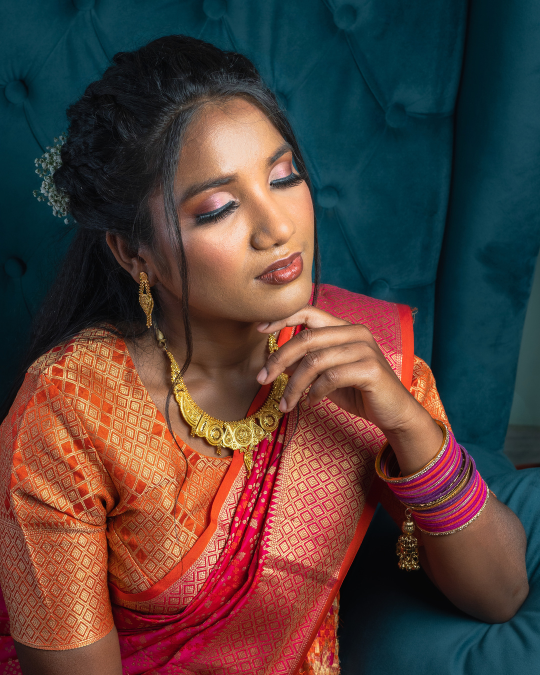
#> input picture image/insta-post-1080x1350.jpg, 1080 x 1350 px (shown at 1/2 size)
$ python glow.py insta-post-1080x1350.jpg insta-post-glow-1080x1350.jpg
#> lines starting #> are read from the running program, lines starting #| are printed output that depends on the picture; after the words box and inside, x2 and y2 are one past the last pixel; in counts of white or black regions, pixels touching at a corner belong together
"""Dewy-skin pass on top of relit.jpg:
 - soften skin (edge-preserving guided filter) while adding fine texture back
 - luminous sheen grown from the photo's own highlights (forehead, nose, cheekbones, chin)
 - glossy, softer lips
Eyes, brows, lashes, hair, jewellery and clothes are masked out."""
import sys
import cv2
import numpy as np

src, dst = sys.argv[1], sys.argv[2]
SOFT, DETAIL, GLOW, LIPGLOSS = 0.9, 0.5, 0.65, 0.75
if len(sys.argv) > 3:
    SOFT, DETAIL, GLOW, LIPGLOSS = map(float, sys.argv[3:7])

bgr = cv2.imread(src).astype(np.float32) / 255.0
H, W = bgr.shape[:2]
#> H = 1350; W = 1080
yy, xx = np.mgrid[0:H, 0:W].astype(np.float32)

def ell(cx, cy, sx, sy, ang=-25, feather=0.35):
    a = np.deg2rad(ang)
    dx, dy = xx - cx, yy - cy
    u = dx * np.cos(a) + dy * np.sin(a)
    v = -dx * np.sin(a) + dy * np.cos(a)
    r = np.sqrt((u / sx) ** 2 + (v / sy) ** 2)
    return np.clip((1 - r) / feather, 0, 1)

def blur(x, s):
    return cv2.GaussianBlur(x, (0, 0), s)

def guided(I, p, r, eps):
    k = (2 * r + 1, 2 * r + 1)
    mI, mp = cv2.blur(I, k), cv2.blur(p, k)
    cov = cv2.blur(I * p, k) - mI * mp
    var = cv2.blur(I * I, k) - mI * mI
    a = cov / (var + eps)
    b = mp - a * mI
    return cv2.blur(a, k) * I + cv2.blur(b, k)

# ---------- masks ----------
hsv = cv2.cvtColor((bgr * 255).astype(np.uint8), cv2.COLOR_BGR2HSV).astype(np.float32)
h, s, v = hsv[..., 0] * 2, hsv[..., 1] / 255, hsv[..., 2] / 255
skin_col = ((h > 4) & (h < 38) & (s > 0.10) & (s < 0.70) & (v > 0.22)).astype(np.float32)
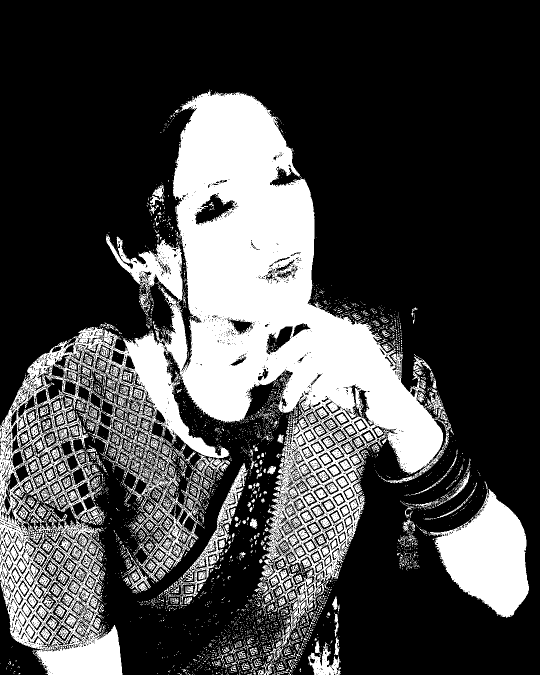
#> skin_col: shape (1350, 1080) float32 (shown at 1/2 size); values 0 (black) and 1 (white), 27.5% white; 3636 white regions (3165 under 20 px), largest, box (x1, y1, x2, y2) and area: (0, 179, 908, 1350) 303361, (856, 978, 1058, 1236) 28473, (357, 926, 498, 1209) 4558
region = np.maximum.reduce([
    ell(2080, 1560, 700, 900, -25, 0.15),      # face
    ell(2150, 2550, 520, 420, 0, 0.3),         # neck / chest
    ell(2750, 2550, 650, 350, -30, 0.3),       # hand
    ell(3550, 3550, 450, 900, -10, 0.3),       # forearm
])
eyes = np.maximum(ell(1840, 1440, 260, 140, -25, 0.5), ell(2320, 1250, 260, 140, -25, 0.5))
lips = ell(2275, 1925, 300, 125, -22, 0.45)
skin = skin_col * region * (1 - eyes) * (1 - lips)
#> skin: shape (1350, 1080) float32; every value is 0
skin = cv2.morphologyEx(skin, cv2.MORPH_OPEN, np.ones((5, 5), np.uint8))
skin = blur(skin, 6)

# ---------- 1. soft skin, texture kept ----------
fine = bgr - blur(bgr, 1.4)                      # pores / freckles / product texture
smooth = np.dstack([guided(bgr[..., c], bgr[..., c], 14, 0.0015) for c in range(3)])
soft = smooth + DETAIL * fine
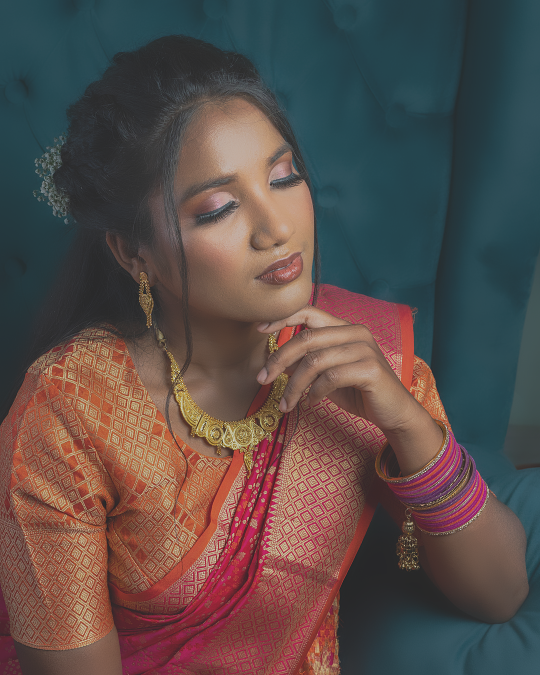
#> soft: shape (1350, 1080, 3) float32 (shown at 1/2 size); mean B, G, R 0.236, 0.252, 0.328; drawn with min black and max white
out = bgr + (soft - bgr) * (skin * SOFT)[..., None]

# ---------- 2. dewy glow from the photo's own highlights ----------
Y = 0.114 * out[..., 0] + 0.587 * out[..., 1] + 0.299 * out[..., 2]
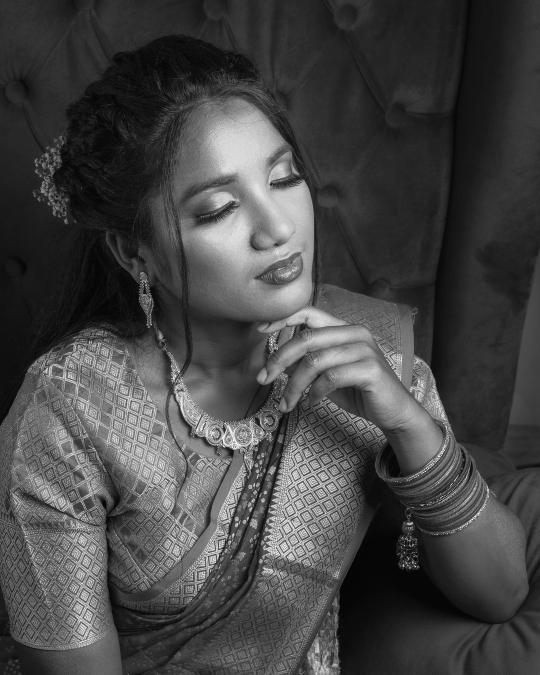
#> Y: shape (1350, 1080) float32 (shown at 1/2 size); min 0.000894, max 1, mean 0.273
# (a) luminous high planes: brightness gain that keeps hue + saturation (skin tone stays rich)
hi = np.clip((Y - 0.50) / 0.40, 0, 1) ** 1.6 * skin
# areas that are already near-white get less extra light, so their texture survives
already = 1 - np.clip((blur(Y, 10) - 0.72) / 0.18, 0, 1) * 0.75
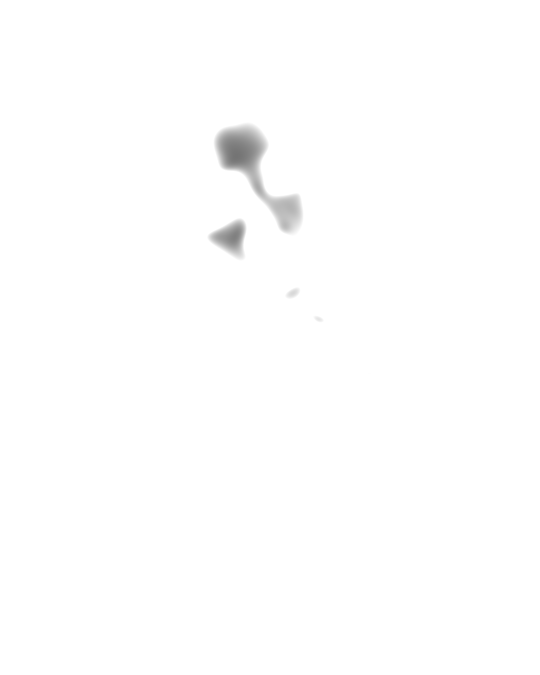
#> already: shape (1350, 1080) float32 (shown at 1/2 size); min 0.456, max 1, mean 0.996
sheen = (0.5 * blur(hi, 14) + 0.5 * blur(hi, 45)) * already
lum = out * (1 + GLOW * 0.55 * sheen)[..., None]
m = lum.max(axis=2, keepdims=True)                # roll off instead of clipping, hue-safe
lum = np.where(m > 0.93, lum * (0.93 + 0.07 * np.tanh((m - 0.93) / 0.07)) / m, lum)
out = lum
# (b) small dewy specular sheen only on the very top of the highlights
spec = np.clip((Y - 0.70) / 0.25, 0, 1) ** 2 * skin
sp = (blur(spec, 8) * 0.6 + blur(spec, 22) * 0.4) * GLOW * 0.45 * already
tint = 0.75 + 0.25 * blur(out, 20)                # near-white, warmed by the skin
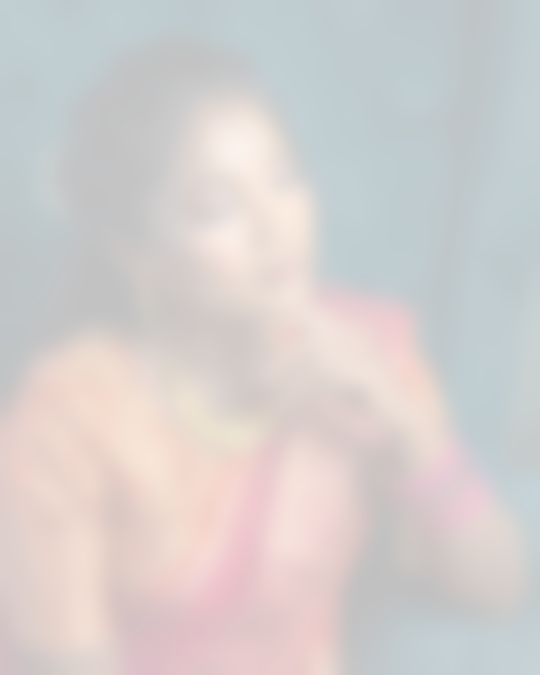
#> tint: shape (1350, 1080, 3) float32 (shown at 1/2 size); mean B, G, R 0.806, 0.812, 0.829
out = 1 - (1 - out) * (1 - sp[..., None] * tint)

# ---------- 3. softer, glossier lips ----------
lip_sm = np.dstack([guided(out[..., c], out[..., c], 8, 0.0008) for c in range(3)])
#> call 4 of guided, with r = 8, eps = 0.0008
#> in guided (call 4), `a = cov / (var + eps)`:
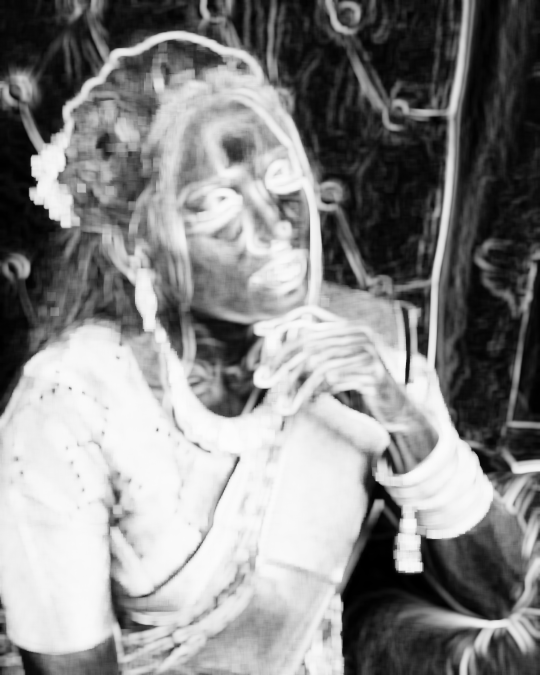
#> a: shape (1350, 1080) float32 (shown at 1/2 size); min 0, max 0.991, mean 0.534
#> in guided (call 5), `k = (2 * r + 1, 2 * r + 1)`: k = (17, 17)
#> in guided (call 5), `b = mp - a * mI`:
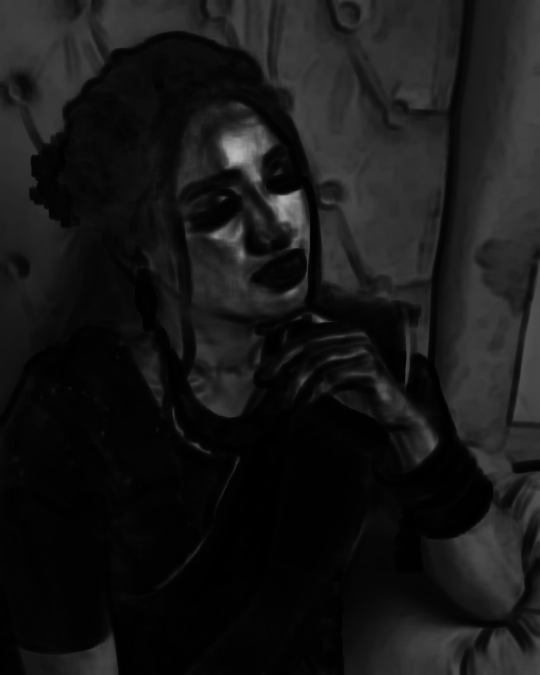
#> b: shape (1350, 1080) float32 (shown at 1/2 size); min 0.00143, max 0.73, mean 0.0919
out = out + (lip_sm + 0.6 * (out - blur(out, 1.2)) - out) * (lips * 0.6)[..., None]
Yl = 0.114 * out[..., 0] + 0.587 * out[..., 1] + 0.299 * out[..., 2]
spec = np.clip((Yl - 0.55) / 0.35, 0, 1) * lips
gloss = blur(spec, 6) * LIPGLOSS
out = 1 - (1 - out) * (1 - gloss[..., None] * (0.35 + 0.65 * out))

out = np.clip(out, 0, 1)
cv2.imwrite(dst, (out * 255 + 0.5).astype(np.uint8), [cv2.IMWRITE_JPEG_QUALITY, 97])
cv2.imwrite(dst.rsplit('.', 1)[0] + '_mask.jpg', (np.dstack([skin, lips, eyes]) * 255).astype(np.uint8))
